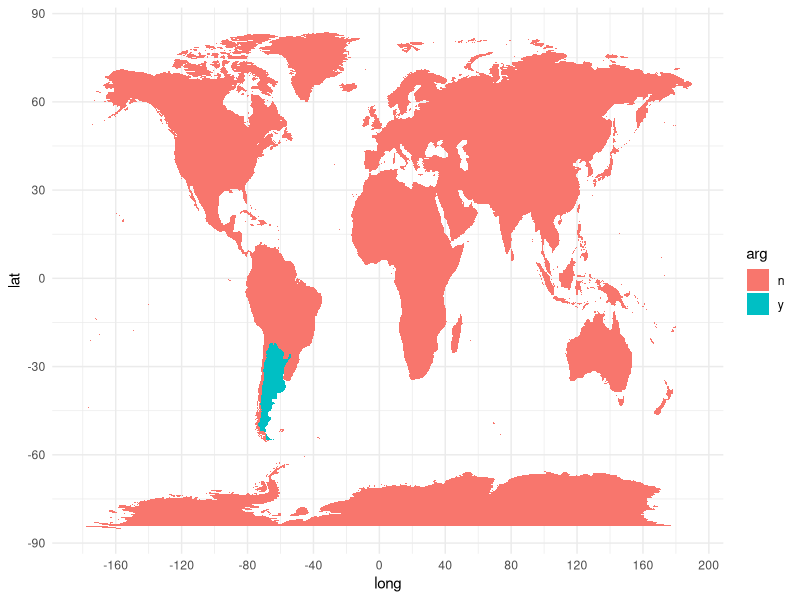

Write R code to recreate this figure. (Note: this script raises an error after producing the figure.)
## ---- chunk 1
library(tidyverse)
theme_set(theme_minimal())
# theme for later
theme_map <- theme(
  plot.title = element_text(
    face = "bold", 
    hjust = 0.5,
    size = 18
  ),
  legend.position = "none",
  axis.title = element_blank(),
  axis.text = element_blank(),
  axis.ticks = element_blank()
)
## ---- chunk 2
map_data("world") |> 
  glimpse()
## ---- chunk 3
base <- map_data("world") |> 
  mutate(arg = ifelse(region == "Argentina", "y", "n")) |> 
  ggplot(aes(long, lat, group = group, fill = arg)) +
  geom_polygon() +
  scale_x_continuous(breaks = seq(-360, 360, 40)) +
  scale_y_continuous(breaks = seq(-90, 90, 30))
base
## ---- chunk 4
ar <- base +
  scale_fill_manual(values = c("#e0e0e0", "#176b2d")) +
  coord_map("orthographic", orientation = c(-30, -60, 0)) +
  labs(title = "Argentina") + 
  theme_map
ar
## ---- chunk 5
arent <- base +
  scale_fill_manual(values = c("#176b2d", "#e0e0e0")) +
  coord_map("orthographic", orientation = c(-15, -60, 0)) +
  labs(title = "Are'ntgentina") + 
  theme_map
arent
## ---- chunk 6
library(cowplot)
plot_grid(ar, arent, nrow = 1)
